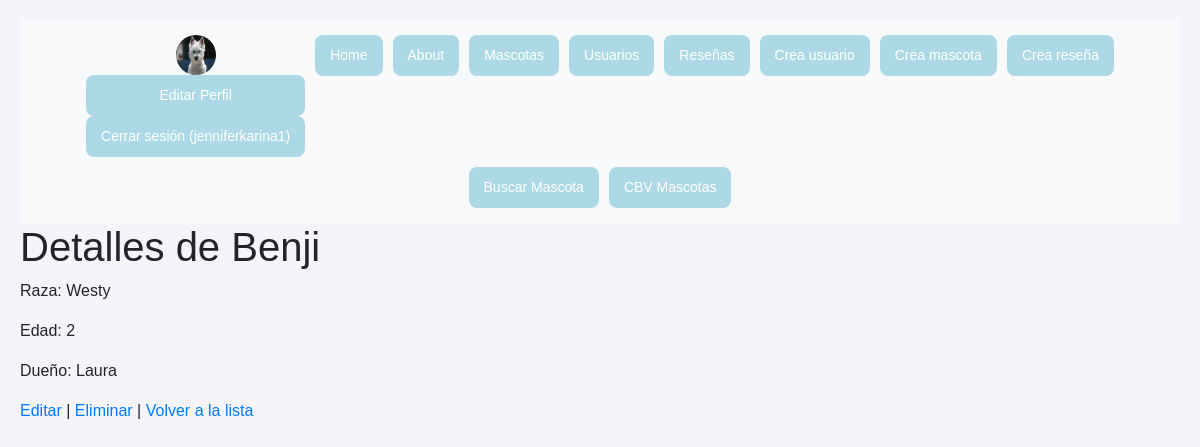
Screenshot of /mascotas_cbv/6/ (signed in) with the database file from the repository.
### accounts/models.py (models this page shows, shortened)
class Avatar(models.Model):
    user = models.OneToOneField(User, on_delete=models.CASCADE)
    imagen = models.ImageField(upload_to='avatares/', null=True, blank=True)

### myapp/models.py (models this page shows, shortened)
class Mascota(models.Model):
    name = models.CharField(max_length=200)
    raza = models.CharField(max_length=200, default="Desconocida")
    edad = models.IntegerField(default=0)
    usuario = models.ForeignKey(Usuario, on_delete=models.CASCADE, default=1)

class Usuario(models.Model):
    name = models.CharField(max_length=200)
    email = models.EmailField()

### myapp/views.py (the view)
# urls.py: path('mascotas_cbv/<int:pk>/', views.MascotaDetailView.as_view(), name='mascota_cbv_detail'),
class MascotaDetailView(LoginRequiredMixin, DetailView):
    model = Mascota
    template_name = 'mascotas/mascota_detail.html'
    context_object_name = 'mascota'
    login_url = 'accounts:login'

### myapp/templates/mascotas/mascota_detail.html
{% extends 'layouts/base.html' %}
{% block content %}
  <h1>Detalles de {{ mascota.name }}</h1>
  <p>Raza: {{ mascota.raza }}</p>
  <p>Edad: {{ mascota.edad }}</p>
  <p>Dueño: {{ mascota.usuario.name }}</p>
  <a href="{% url 'mascota_cbv_update' mascota.id %}">Editar</a> |
  <a href="{% url 'mascota_cbv_delete' mascota.id %}">Eliminar</a> |
  <a href="{% url 'mascota_cbv_list' %}">Volver a la lista</a>
{% endblock %}

### myapp/templates/layouts/base.html (shortened to what this page needs)
<!DOCTYPE html>
<html lang="es">
<head>
    <link rel="stylesheet" href="https://maxcdn.bootstrapcdn.com/bootstrap/4.5.2/css/bootstrap.min.css">
</head>
<body>
<nav>
    <ul>
        <li>
            {% if user.is_authenticated %}
                {% if user.avatar %}
                    {% if user.avatar.imagen %}
                        <img src="{{ user.avatar.imagen.url }}" alt="Avatar" class="avatar-img">
                    {% endif %}
                {% endif %}
                <a href="{% url 'accounts:edit' %}">Editar Perfil</a>
                <a href="{% url 'accounts:logout' %}">Cerrar sesión ({{ user.username }})</a>
            {% else %}
                <a href="{% url 'accounts:login' %}">Iniciar sesión</a>
                <a href="{% url 'accounts:signup' %}">Registrarse</a>
            {% endif %}
        </li>
        <li>
            <a href="/">Home</a>
        </li>
        <li>
            <a href="/about">About</a>
        </li>
        <li>
            <a href="/mascotas">Mascotas</a>
        </li>
        <li>
            <a href="/usuario">Usuarios</a>
        </li>
        <li>
            <a href="/reseñas">Reseñas</a>
        </li>
        <li>
            <a href="/crea_usuario">Crea usuario</a>
        </li>
        <li>
            <a href="/crea_mascota">Crea mascota</a>
        </li>
        <li>
            <a href="/crea_reseña">Crea reseña</a>
        </li>
        <li>
            <a href="/buscar_mascota/">Buscar Mascota</a>
        </li>
        <li>
            <a href="{% url 'mascota_cbv_list' %}">CBV Mascotas</a>
        </li>
    </ul>
</nav>
{% block content %}
{% endblock %}
</body>
</html>

### myapp/templates/layouts/base.html (style rules this page uses)
body { font-family: Arial, sans-serif; background-color: #f4f4f9; padding: 20px; }
nav { background-color: #f8f9fa; padding: 10px; display: flex; justify-content: center; flex-wrap: wrap; }
nav ul { list-style-type: none; display: flex; flex-wrap: wrap; justify-content: center; padding: 0; margin: 0; }
nav ul li { margin: 5px; text-align: center; }
nav ul li a { display: block; padding: 10px 15px; width: auto; background-color: #ADD8E6; color: white; text-decoration: none; border-radius: 8px; transition: background-color 0.3s ease; font-size: 14px; }
.avatar-img { width: 40px; height: 40px; border-radius: 50%; }

### rows the page displays
Mascota: name "Benji", raza "Westy", edad "2", usuario.name "Laura"

### other values shown
{{ user.username }} "jenniferkarina1"
